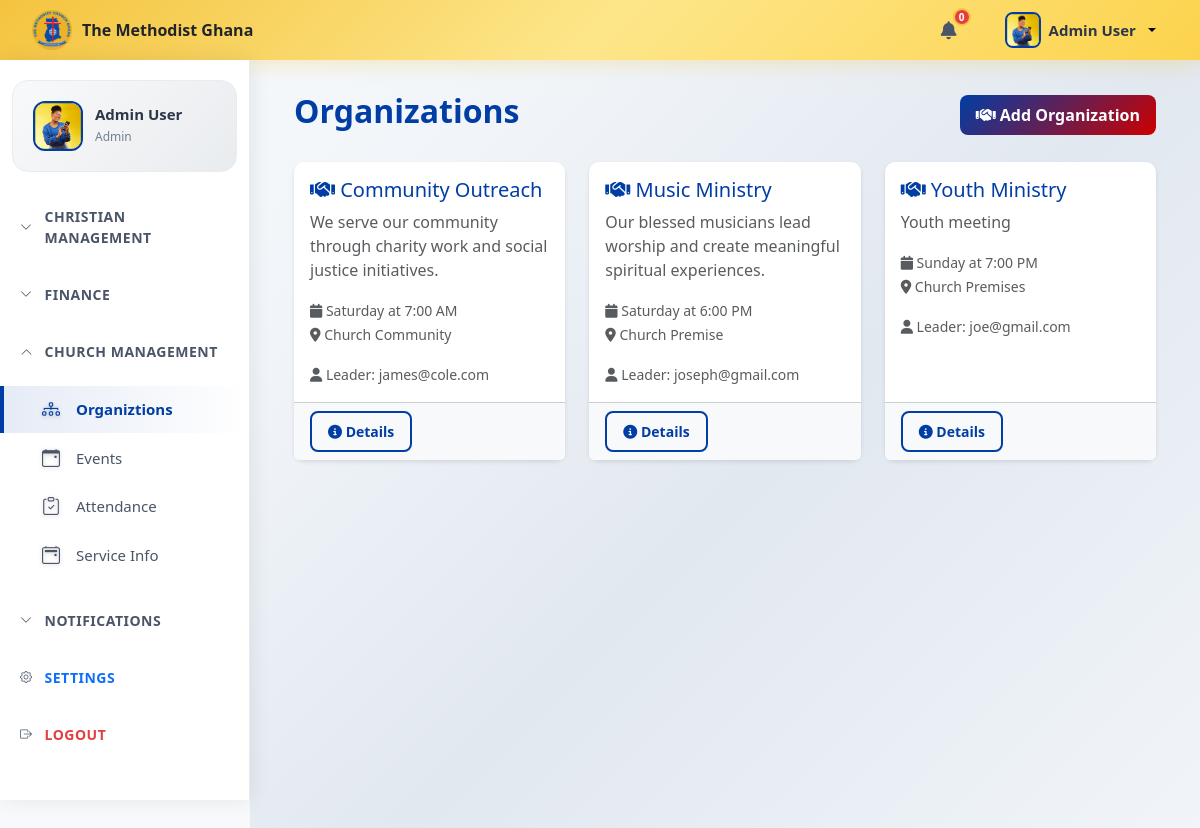
/app/views/ministries.php (signed in), run on an earlier commit of the app's database.
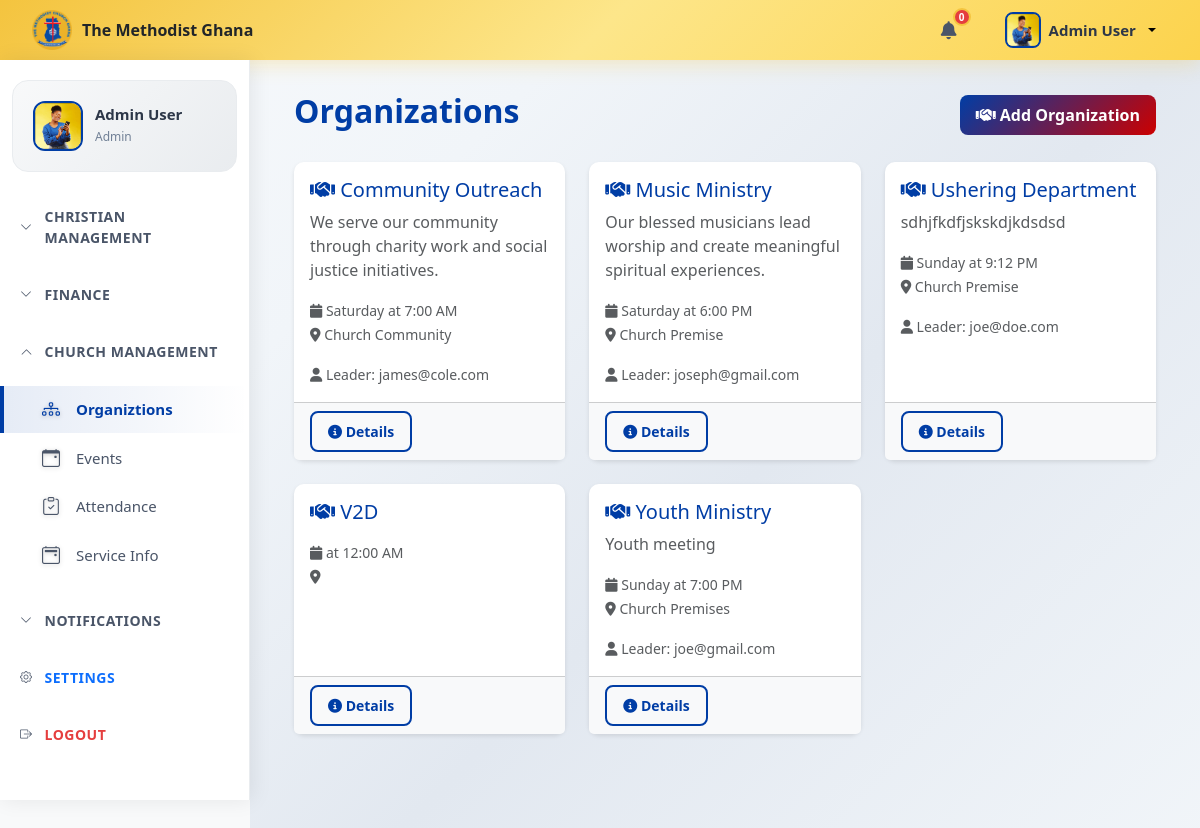
And on a later commit of the database.
### tables this page shows
CREATE TABLE `ministries` (
  `id` int(11) NOT NULL,
  `name` varchar(100) NOT NULL,
  `description` text DEFAULT NULL,
  `leader_id` int(11) DEFAULT NULL,
  `leader_email` varchar(255) DEFAULT NULL,
  `meeting_day` varchar(20) DEFAULT NULL,
  `meeting_time` time DEFAULT NULL,
  `location` varchar(255) DEFAULT NULL,
  `status` varchar(50) DEFAULT 'active',
  `created_at` timestamp NOT NULL DEFAULT current_timestamp(),
  `updated_at` timestamp NOT NULL DEFAULT current_timestamp() ON UPDATE current_timestamp()
);

### config/database.php (called while the page is built, shortened)
<?php
class Database {
    private $host = 'localhost';
    private $db_name = 'church_management_system';
    private $user = 'root';
    private $password = '';
    private $pdo;
    private static $instance = null;
    public static function getInstance() {
        if (self::$instance === null) {
            self::$instance = new self();
        }
        return self::$instance;
    }
    public function connect() {
        try {
            $dsn = 'mysql:host=' . $this->host . ';dbname=' . $this->db_name;
            $this->pdo = new PDO($dsn, $this->user, $this->password);
            $this->pdo->setAttribute(PDO::ATTR_ERRMODE, PDO::ERRMODE_EXCEPTION);
            $this->pdo->setAttribute(PDO::ATTR_DEFAULT_FETCH_MODE, PDO::FETCH_ASSOC);
        } catch (PDOException $e) {
            die('Connection Error: ' . $e->getMessage());
        }
    }
    public function query($sql, $params = []) {
        try {
            $stmt = $this->pdo->prepare($sql);
            $stmt->execute($params);
            return $stmt;
        } catch (PDOException $e) {
            die('Query Error: ' . $e->getMessage());
        }
    }
    public function fetchAll($sql, $params = []) {
        return $this->query($sql, $params)->fetchAll();
    }
}
?>

### app/views/ministries.php (the view, shortened to what this page needs)
<?php
require_once __DIR__ . '/../../config/database.php';
$db = Database::getInstance();
$ministries = $db->fetchAll("SELECT * FROM ministries WHERE status = 'active' ORDER BY name");
?>
<?php include 'header.php'; ?>
<div class="main-content">
    <?php include 'sidebar.php'; ?>
    <div class="container-fluid">
        <div class="d-flex justify-content-between align-items-center mb-4">
            <h2 class="fw-bold" style="color: var(--primary-color);">Organizations</h2>
            <button class="btn btn-primary" data-bs-toggle="modal" data-bs-target="#addMinistryModal">
                <i class="fas fa-handshake"></i> Add Organization
            </button>
        </div>
        <div class="row g-4">
            <?php foreach ($ministries as $m): ?>
                <div class="col-md-6 col-lg-4">
                    <div class="card h-100">
                        <div class="card-body">
                            <h5 class="card-title" style="color: var(--primary-color);">
                                <i class="fas fa-handshake"></i> <?php echo htmlspecialchars($m['name']); ?>
                            </h5>
                            <p class="card-text text-muted"><?php echo htmlspecialchars($m['description']); ?></p>
                            <div class="mb-3">
                                <small class="text-muted">
                                    <i class="fas fa-calendar"></i> <?php echo ucfirst($m['meeting_day']) . ' at ' . date('g:i A', strtotime($m['meeting_time'])); ?>
                                </small><br>
                                <small class="text-muted">
                                    <i class="fas fa-map-marker-alt"></i> <?php echo htmlspecialchars($m['location']); ?>
                                </small>
                            </div>
                            <?php if ($m['leader_email']): ?>
                                <small class="text-muted">
                                    <i class="fas fa-user"></i> Leader: <?php echo htmlspecialchars($m['leader_email']); ?>
                                </small>
                            <?php endif; ?>
                        </div>
                        <div class="card-footer bg-light">
                            <button class="btn btn-sm btn-outline-primary" data-bs-toggle="modal" data-bs-target="#ministryDetailsModal<?php echo $m['id']; ?>">
                                <i class="fas fa-info-circle"></i> Details
                            </button>
                        </div>
                    </div>
                </div>
            <?php endforeach; ?>
        </div>
    </div>
</div>

What changed in the data, as far as the page shows it:
added ministries: name "Ushering Department", description "sdhjfkdfjskskdjkdsdsd", meeting_day "Sunday", meeting_time "9:12 PM", location "Church Premise", leader_email "joe@doe.com"
added ministries: name "V2D", meeting_time "12:00 AM"
